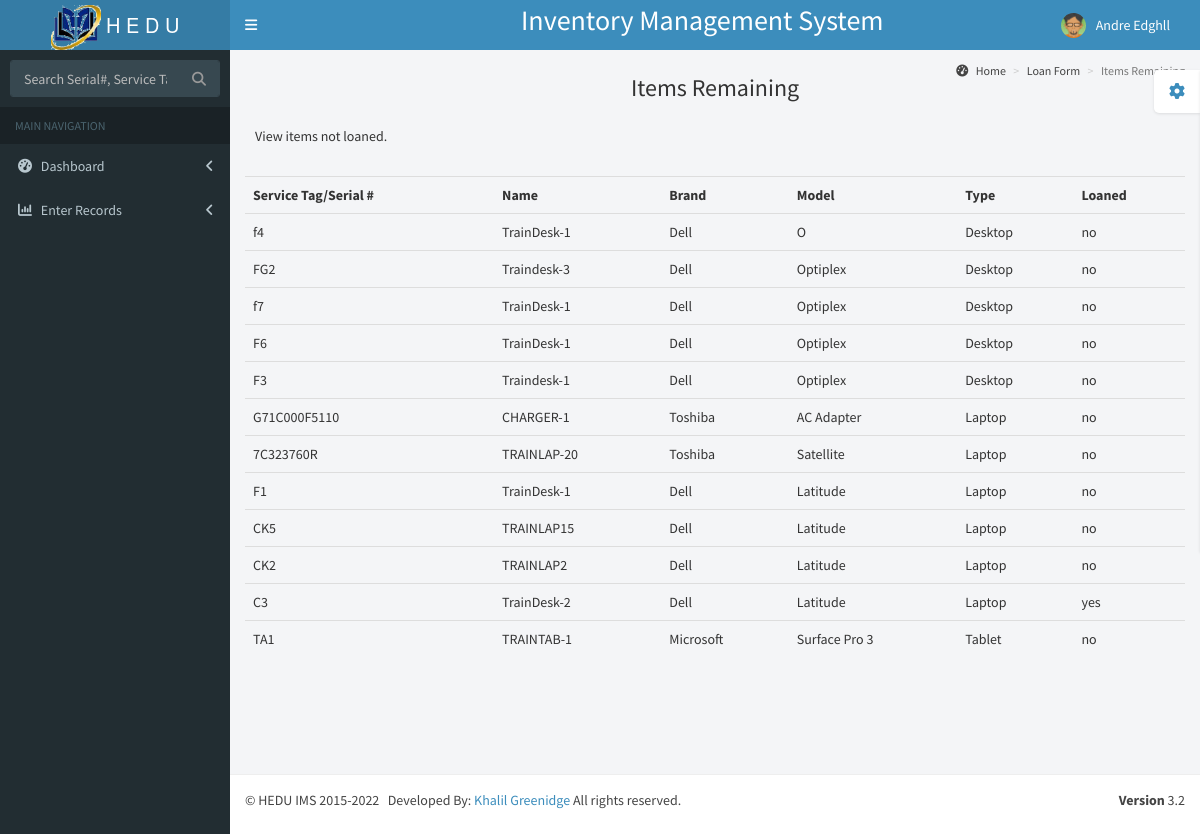
The page /remainder.php (signed in) on the database its author committed.
### tables this page shows
CREATE TABLE IF NOT EXISTS `stock` (
  `id` varchar(30) NOT NULL,
  `name` varchar(30) DEFAULT NULL,
  `brand` varchar(30) NOT NULL,
  `model` varchar(30) NOT NULL,
  `type` varchar(30) NOT NULL,
  `loaned` varchar(3) NOT NULL,
  `Comment` varchar(250) DEFAULT NULL
);

### remainder.php (the view, shortened to what this page needs)
 <!DOCTYPE html>
<html>
  <head>
    <link href="dist/css/bootstrap.min.css" rel="stylesheet" type="text/css" />
	<link href="https://maxcdn.bootstrapcdn.com/font-awesome/4.3.0/css/font-awesome.min.css" rel="stylesheet" type="text/css" />
    <link href="http://code.ionicframework.com/ionicons/2.0.0/css/font-awesome.min.css" rel="stylesheet" type="text/css" />
	<link href="http://code.ionicframework.com/ionicons/2.0.0/css/ionicons.min.css" rel="stylesheet" type="text/css" />
    <link href="dist/css/AdminLTE.min.css" rel="stylesheet" type="text/css" />
    <link href="dist/css/skins/_all-skins.min.css" rel="stylesheet" type="text/css" />
  </head>
  <body class="skin-blue">
    <div class="wrapper">
      <header class="main-header">
         <?php include "header.php";?>
      </header>
      <aside class="main-sidebar">
        <section class="sidebar">
          <form action="search.php" method="get" class="sidebar-form">
            <div class="input-group">
              <input type="text" name="key" autocomplete="off" onkeyup="showResult(this.value)" required class="form-control" placeholder="Search Serial#, Service Tag, Type"/>
              <span class="input-group-btn">
                <button type='submit'  id='search-btn' class="btn btn-flat"><i class="fa fa-search"></i></button>
              </span>
            </div>
          </form>
          <?php
				if($_SESSION["user"] == "admin"){
					include "adminmenu.php";
				}
				else{
					include "menu.php";
				}
		  ?>
		  </section>
      </aside>
      <div class="content-wrapper">
        <section class="content-header">
          <h1>
            Items Remaining
          </h1>
		   <ol class="breadcrumb">
            <li><a href="index.php"><i class="fa fa-dashboard"></i> Home</a></li>
			<?php if($_SESSION["user"] == "admin"){
						echo '<li><a href="loan.php">Loan Form</a></li>';
				  }
				  else{
						echo '<li><a href="userloan.php">Loan Form</a></li>';
				  }
			?>
            <li class="active">Items Remaining</li>
          </ol>
        </section>
        <section class="content">
            <div class="box-body">
              View items not loaned.
			</div>
			<?php
					$con = mysqli_connect("localhost", "root", "");
					$db = mysqli_select_db($con, "heduis");
					if($_SESSION["user"] == "admin"){
						$rs = mysqli_query($con, "SELECT * FROM stock WHERE loaned=\"no\" ORDER BY type ");
					}
					else{
						$rs = mysqli_query($con, "SELECT * FROM stock WHERE loaned=\"no\" AND type=\"Tablet\" OR type=\"Laptop\" OR type=\"Desktop\" ORDER BY type ");
					}
					if(!$con || !$db || !$rs ){
						die('Error: '.mysqli_error());
					}
					else{
						echo "<br/>
						<table class=\"table\">
							<tr>
								<th>Service Tag/Serial #</th>
								<th>Name</th>
								<th>Brand</th>
								<th>Model</th>
								<th>Type</th>
								<th>Loaned</th>
							</tr>
						";
						while($row = mysqli_fetch_array($rs)){
							echo "<tr>";
							echo "<td>" . $row['id'] . "</td>";
							echo "<td>" . $row['name'] . "</td>";
							echo "<td>" . $row['brand'] . "</td>";
							echo "<td>" . $row['model'] . "</td>";
							echo "<td>" . $row['type'] . "</td>";
							echo "<td>" . $row['loaned'] . "</td>";
							echo "</tr>";
						}
						echo "</table>";
					}
			?>
        </section>
      </div>
      <footer class="main-footer">
         <?php include 'footer.php';?>
      </footer>
    </div>
  </body>
</html>

### rows shown on the page
stock: id "f4", name "TrainDesk-1", brand "Dell", model "O", type "Desktop", loaned "no"
stock: id "FG2", name "Traindesk-3", brand "Dell", model "Optiplex", type "Desktop", loaned "no"
stock: id "f7", name "TrainDesk-1", brand "Dell", model "Optiplex", type "Desktop", loaned "no"
stock: id "F6", name "TrainDesk-1", brand "Dell", model "Optiplex", type "Desktop", loaned "no"
stock: id "F3", name "Traindesk-1", brand "Dell", model "Optiplex", type "Desktop", loaned "no"
stock: id "G71C000F5110", name "CHARGER-1", brand "Toshiba", model "AC Adapter", type "Laptop", loaned "no"
stock: id "7C323760R", name "TRAINLAP-20", brand "Toshiba", model "Satellite", type "Laptop", loaned "no"
stock: id "F1", name "TrainDesk-1", brand "Dell", model "Latitude", type "Laptop", loaned "no"
stock: id "CK5", name "TRAINLAP15", brand "Dell", model "Latitude", type "Laptop", loaned "no"
stock: id "CK2", name "TRAINLAP2", brand "Dell", model "Latitude", type "Laptop", loaned "no"
stock: id "C3", name "TrainDesk-2", brand "Dell", model "Latitude", type "Laptop", loaned "yes"
stock: id "TA1", name "TRAINTAB-1", brand "Microsoft", model "Surface Pro 3", type "Tablet", loaned "no"

### other values the page prints
$_SESSION["name"] "Andre Edghll"
